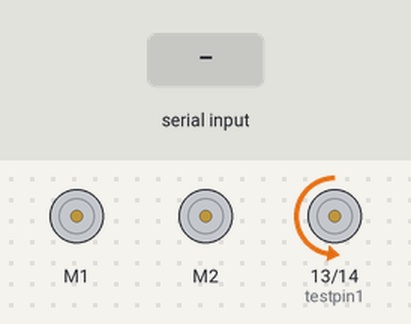
A sketch run on a simulated Arduino Leonardo, built with avr-gcc and run on an emulated ATmega32U4. On the bench: 2 × DC motor (green arrow = forward, orange = backward, longer = faster), motor-driver pin pairs drawn as motors (green arrow = first pin HIGH = forward, orange = second pin HIGH = backward, longer = more drive). Inputs (shaded band) come from the test bench. What the sketch prints to the serial monitor is not drawn.

Above: at 1.2 s.
1.3 s: byte 4 (4) received over Serial
At 2.9 s:
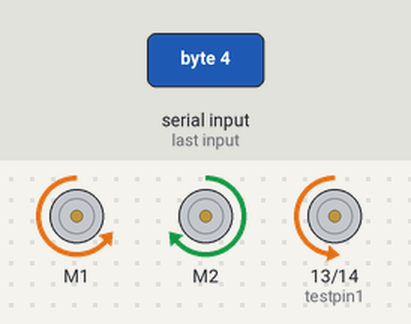
4.3 s: byte 1 (1) received over Serial
At 6.6 s:
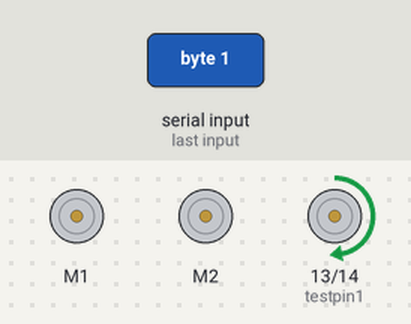
6.9 s: "KD=12; 0\n" received over Serial
At 7.7 s:
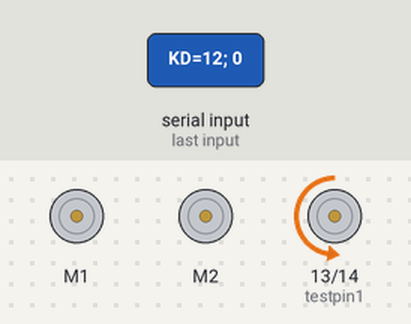
Timing chart, 0 to 9.9 s (numbered marks = the images above; inputs shaded):
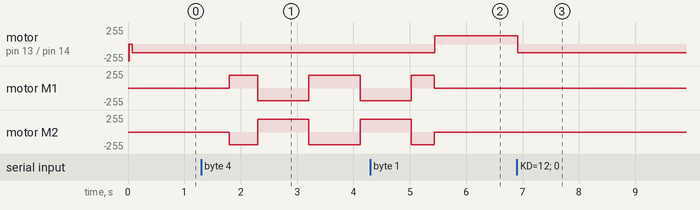

Measured:
- after the input at 1.3 s, motor M1: stopped → forward 191/255 after 0.50 s, → backward 191/255 0.50 s later, → forward 191/255 0.91 s later, → backward 191/255 0.91 s later; motor M2: stopped → backward 191/255 after 0.50 s, → forward 191/255 0.50 s later, → backward 191/255 0.91 s later, → forward 191/255 0.91 s later
- after the input at 4.3 s, motor on pin 13 (testpin1) / pin 14 (testpin2): backward 128/255 → forward 127/255 after 1.1 s
- after the input at 6.9 s, motor on pin 13 (testpin1) / pin 14 (testpin2): forward 127/255 → backward 128/255 at once

The sketch:

line_follower_RT_with_serial_32U4.ino
```cpp
/* This example uses the line sensors on the Zumo 32U4 to follow
a black line on a white background, using a PID-based algorithm.
It works decently on courses with smooth, 6" radius curves and
has been tested with Zumos using 75:1 HP motors.  Modifications
might be required for it to work well on different courses or
with different motors.

This demo requires a Zumo 32U4 Front Sensor Array to be
connected, and jumpers on the front sensor array must be
installed in order to connect pin 4 to DN4 and pin 20 to DN2. */

#include <Wire.h>
#include <Zumo32U4.h>

// This is the maximum speed the motors will be allowed to turn.
// A maxSpeed of 400 lets the motors go at top speed.  Decrease
// this value to impose a speed limit.
const uint16_t maxSpeed = 400;
//const int16_t minSpeed = -0;
const int16_t minSpeed = -400;

//Zumo32U4Buzzer buzzer;
Zumo32U4LineSensors reflectanceSensors;
Zumo32U4Motors motors;
Zumo32U4ButtonA buttonA;
//Zumo32U4LCD lcd;

int16_t error=0;
int16_t lastError = 0;
//int16_t n;
int16_t olspeed;
//int16_t maxn;

#define numsensors 5
unsigned int sensors[numsensors];

int testpin1=13;
int testpin2=14;
int n=550;
int oldiff=400;
int max_n=2000;
int inByte;
int fresh;
int v;
int state;
bool send_ser;
int nISR=0;
int vL;
int vR;
int nIn;
int v_out;

// Sets up special characters in the LCD so that we can display
// bar graphs.
/* void loadCustomCharacters() */
/* { */
/*   static const char levels[] PROGMEM = { */
/*     0, 0, 0, 0, 0, 0, 0, 63, 63, 63, 63, 63, 63, 63 */
/*   }; */
/*   lcd.loadCustomCharacter(levels + 0, 0);  // 1 bar */
/*   lcd.loadCustomCharacter(levels + 1, 1);  // 2 bars */
/*   lcd.loadCustomCharacter(levels + 2, 2);  // 3 bars */
/*   lcd.loadCustomCharacter(levels + 3, 3);  // 4 bars */
/*   lcd.loadCustomCharacter(levels + 4, 4);  // 5 bars */
/*   lcd.loadCustomCharacter(levels + 5, 5);  // 6 bars */
/*   lcd.loadCustomCharacter(levels + 6, 6);  // 7 bars */
/* } */

/* void printBar(uint8_t height) */
/* { */
/*   if (height > 8) { height = 8; } */
/*   const char barChars[] = {' ', 0, 1, 2, 3, 4, 5, 6, 255}; */
/*   lcd.print(barChars[height]); */
/* } */

void calibrate_sensor()
{
  //lcd.clear();

  // Wait 1 second and then begin automatic sensor calibration
  // by rotating in place to sweep the sensors over the line
  delay(500);
  int i;
  int cal_speed = 300;
  for(i = 0; i < 80; i++)
  {
    if ((i > 10 && i <= 30) || (i > 50 && i <= 70))
      motors.setSpeeds(-cal_speed, cal_speed);
    else
      motors.setSpeeds(cal_speed, -cal_speed);
    reflectanceSensors.calibrate();

    // Since our counter runs to 80, the total delay will be
    // 80*20 = 1600 ms.
    delay(20);
  }
  motors.setSpeeds(0, 0);
}

// Displays a bar graph of sensor readings on the LCD.
// Returns after the user presses A.
/* void showReadings() */
/* { */
/*   lcd.clear(); */

/*   while(!buttonA.getSingleDebouncedPress()) */
/*   { */
/*     reflectanceSensors.readCalibrated(sensors); */

/*     lcd.gotoXY(0, 0); */
/*     for (uint8_t i = 0; i < numsensors; i++) */
/*     { */
/*       uint8_t barHeight = map(sensors[i], 0, 1000, 0, 8); */
/*       printBar(barHeight); */
/*     } */
/*   } */
/* } */

void setup()
{
  pinMode(testpin1, OUTPUT);
  pinMode(testpin2, OUTPUT);
  digitalWrite(testpin1, LOW);
  digitalWrite(testpin2, LOW);
  //digitalWrite(isrpin, HIGH);

  Serial.begin(115200);
  Serial.print("Z34 serial");
  Serial.print("\n");

  //!// Uncomment if necessary to correct motor directions:
  //!//motors.flipLeftMotor(true);
  //!//motors.flipRightMotor(true);

  /* reflectanceSensors.initFiveSensors(); */

  /* loadCustomCharacters(); */

  /* //!// Play a little welcome song */
  cli();          // disable global interrupts
  //-----------------------
  // my hacking
  //-----------------------
  //!//OCR0A = 124;
  //TCCR4A = 0;// set entire TCCR4A register to 0
  //TCCR4B = 0;// same for TCCR4B
  //TCNT4  = 0;//initialize counter value to 0
  //!// set compare match register for 8khz increments
  //OCR4A = 2500;// = (16*10^6) / (8000*8) - 1 (must be <256)
  //!// turn on CTC mode
  //TCCR4A |= (1 << WGM12);
  //!// Set CS41 bit for 8 prescaler
  //!//  TCCR4B |= (1 << CS41);
  //bitSet(TCCR4B, CS42);
  //!//bitSet(TCCR4B, CS11);
  //bitSet(TCCR4B, CS40);
  //!//bitClear(TCCR4B, CS40);
  //!// enable timer compare interrupt
  //TIMSK4 |= (1 << OCIE4A);
  //-----------------------
  // random from internet
  //-----------------------
  // I have dialed in the combination of TCCR4B and OCR4C to give me 50 Hz
  // squarewave, which is really a 100 Hz ISR freq.
  TCCR4A = 0x00;
  TCCR4B = 0x0B;  //  7 = 16/64 = 0.25 MHz
  TCCR4C = 0x00;
  TCCR4D = 0x00;
  TCCR4E = 0x00;

  OCR4C  =  155;
  OCR4A  =   10;
  TIMSK4 = 0x00;  // OCIE D, A, B,
  TIMSK4 = (1<<OCIE4A);
  //-----------------------
  // different internet source
  //-----------------------
  /* TCCR4B = ((1 & 0xf) << CS40); */
  /* TCCR4C = (0 << COM4D1) | (1 << COM4D0) | (0 << PWM4D); */
  /* TCCR4A = (0 << COM4A1) | (1 << COM4A0) | (0 << PWM4A); */
  /* // Set OCR4A and OCR4D outputs */
  /* DDRC |= (1 << 7); */
  /* DDRD |= (1 << 7); */
  /* // Set period */
  /* OCR4C = 200; */
  /* // Set both outputs to be shifted by T/4 */
  /* OCR4A = 200; */
  /* OCR4D = 100; */
  sei();// re-enable global interrupts
  /* buzzer.play(">g32>>c32"); */

  /* //!// Wait for button A to be pressed and released. */
  //lcd.clear();
  //lcd.print(F("Z34 Serial"));
  //lcd.gotoXY(0, 1);
  //!//lcd.print(F("KD=12; 0"));
  //lcd.print(F("hello"));
  /* buttonA.waitForButton(); */

  /* calibrate_sensor(); */

  /* showReadings(); */

  /* //!// Play music and wait for it to finish before we start driving. */
  /* lcd.clear(); */
  /* lcd.print(F("Go!")); */
  /* buzzer.play("L16 cdegreg4"); */
  /* while(buzzer.isPlaying()); */
  /* n = 0; */
  /* maxn = 200; */
  /* olspeed = 400; */
  //delay(50);
  //Serial.print("hello again");
  //Serial.print("\n");
  reflectanceSensors.initFiveSensors();
}

unsigned char getsecondbyte(int input){
    unsigned char output;
    output = (unsigned char)(input >> 8);
    return output;
}


int reassemblebytes(unsigned char msb, unsigned char lsb){
    int output;
    output = (int)(msb << 8);
    output += lsb;
    return output;
}

int readtwobytes(void){
    unsigned char msb, lsb;
    int output;
    int iter = 0;
    digitalWrite(testpin1, HIGH);
    while (Serial.available() <1){
      iter++;
      if (iter > 1e5){
	break;
      }
    }
    msb = Serial.read();
    while (Serial.available() <1){
      iter++;
      if (iter > 1e5){
	break;
      }
    }
    lsb = Serial.read();
    digitalWrite(testpin1, LOW);
    output = reassemblebytes(msb, lsb);
    return output;
}

void SendTwoByteInt(int intin){
    unsigned char lsb, msb;
    lsb = (unsigned char)intin;
    msb = getsecondbyte(intin);
    Serial.write(msb);
    Serial.write(lsb);
}


void loop()
{
  if ( fresh > 0 ){
    //digitalWrite(testpin2, HIGH);
    fresh = 0;

    // Get the position of the line.  Note that we *must* provide
    // the "sensors" argument to readLine() here, even
    // though we are not interested in the individual sensor
    // readings.
    int16_t position = reflectanceSensors.readLine(sensors);

    // Our "error" is how far we are away from the center of the
    // line, which corresponds to position 2000.
    error = position - 2000;

    // Get motor speed difference using proportional and derivative
    // PID terms (the integral term is generally not very useful
    // for line following).  Here we are using a proportional
    // constant of 1/4 and a derivative constant of 6, which should
    // work decently for many Zumo motor choices.  You probably
    // want to use trial and error to tune these constants for your
    // particular Zumo and line course.
    //int16_t speedDifference = error / 4 + 6 * (error - lastError);//<-- default values
    int16_t speedDifference = error / 4 + 12 * (error - lastError);

    lastError = error;

    // Get individual motor speeds.  The sign of speedDifference
    // determines if the robot turns left or right.
    int16_t leftSpeed = (int16_t)maxSpeed + speedDifference;
    int16_t rightSpeed = (int16_t)maxSpeed - speedDifference;

    // Constrain our motor speeds to be between 0 and maxSpeed.
    // One motor will always be turning at maxSpeed, and the other
    // will be at maxSpeed-|speedDifference| if that is positive,
    // else it will be stationary.  For some applications, you
    // might want to allow the motor speed to go negative so that
    // it can spin in reverse.

    // by default, negative track rotation is not allowed
    leftSpeed = constrain(leftSpeed, 0, (int16_t)maxSpeed);
    rightSpeed = constrain(rightSpeed, 0, (int16_t)maxSpeed);

    //leftSpeed = constrain(leftSpeed, minSpeed, (int16_t)maxSpeed);
    //rightSpeed = constrain(rightSpeed, minSpeed, (int16_t)maxSpeed);

    if ( nISR > max_n){
      motors.setSpeeds(0,0);
    }
    else{
      motors.setSpeeds(vL,vR);
    }

    if (send_ser){
      //digitalWrite(testpin1, HIGH);
      //send_ser = false;
      SendTwoByteInt(nISR);
      //SendTwoByteInt(v_out);
      for (int q=0; q<numsensors; q++) {
	SendTwoByteInt(sensors[q]);
      }
      SendTwoByteInt(error);
      Serial.write(10);
      //digitalWrite(testpin1, LOW);
    }
    if (nISR > 500){
      send_ser = false;
      vL = 0;
      vR = 0;
    }
    //digitalWrite(testpin2, LOW);
  }//end if fresh

  if (Serial.available() > 0) {
    inByte = Serial.read();
    //Serial.println("hello from serial receive");
    if (inByte == 0){
      //main control case
      //send_ser = true;
      Serial.print("zumo serial 32U4 RT array");
      Serial.print("\n");
    }
    else if (inByte == 1){
      //digitalWrite(testpin1, HIGH);
      //main control case
      send_ser = true;
      nIn = readtwobytes();
      //digitalWrite(testpin1, LOW);
      vL = readtwobytes();
      vR = readtwobytes();
    }
    else if (inByte == 2){
      //start new test
      send_ser = true;
      nISR = -1;
      Serial.flush();
      Serial.write(2);
    }
    else if (inByte == 3){
      send_ser = false;
      v = 0;
      vL = 0;
      vR = 0;
      motors.setSpeeds(0,0);
      Serial.write(3);
      Serial.flush();
    }
    else if (inByte == 4){
      calibrate_sensor();
      Serial.write(4);
    }
    else if (inByte == 5){
      //check current error
      SendTwoByteInt(error);
    }
  }//end if serial available

  //motors.setSpeeds(leftSpeed, rightSpeed);
  /* if ( n < max_n){ */
  /*   n++; */
  /*   motors.setSpeeds(olspeed, olspeed); */
  /* } */
  /* else{ */
  /*   motors.setSpeeds(0,0); */
  /* } */
  //delay(100);
  //digitalWrite(isrpin, LOW);
  //delay(10);
}//end void loop{}

ISR(TIMER4_COMPA_vect)
{
  nISR++;
  fresh = 1;
  //analogWrite(pwmA, v1);
  if ( state == 1){
    // pin was HIGH, send it LOW
    state = 0;
    digitalWrite(testpin2, LOW);
  }
  else{
    // pin was LOW, send it HIGH
    state = 1;
    digitalWrite(testpin2, HIGH);
  }
}
```
